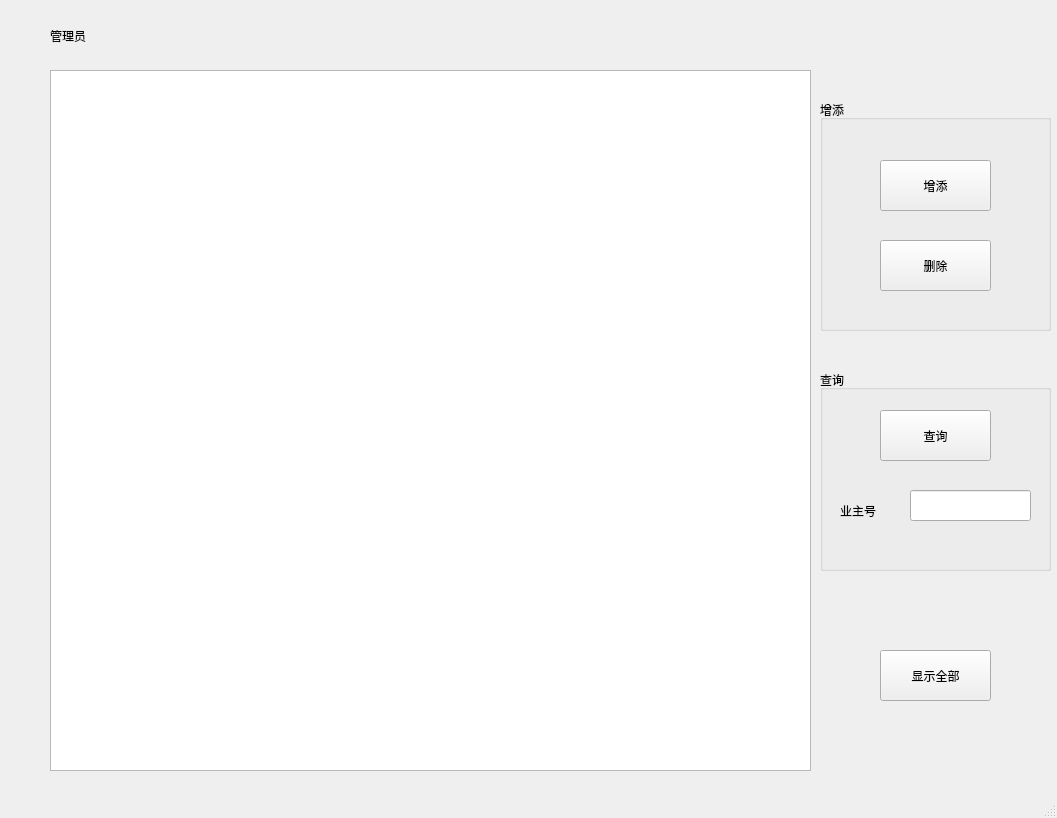
<?xml version="1.0" encoding="UTF-8"?>
<ui version="4.0">
 <class>MainWindow</class>
 <widget class="QMainWindow" name="MainWindow">
  <property name="geometry">
   <rect>
    <x>0</x>
    <y>0</y>
    <width>1057</width>
    <height>818</height>
   </rect>
  </property>
  <property name="sizePolicy">
   <sizepolicy hsizetype="Preferred" vsizetype="Preferred">
    <horstretch>2</horstretch>
    <verstretch>3</verstretch>
   </sizepolicy>
  </property>
  <property name="windowTitle">
   <string>物业管理系统-管理员</string>
  </property>
  <widget class="QWidget" name="centralwidget">
   <widget class="QLabel" name="label">
    <property name="geometry">
     <rect>
      <x>50</x>
      <y>20</y>
      <width>71</width>
      <height>31</height>
     </rect>
    </property>
    <property name="styleSheet">
     <string notr="true">font: 14pt &quot;黑体&quot;;</string>
    </property>
    <property name="text">
     <string>管理员</string>
    </property>
   </widget>
   <widget class="QTableView" name="tableView">
    <property name="geometry">
     <rect>
      <x>50</x>
      <y>70</y>
      <width>761</width>
      <height>701</height>
     </rect>
    </property>
   </widget>
   <widget class="QPushButton" name="pushButton_4">
    <property name="geometry">
     <rect>
      <x>880</x>
      <y>650</y>
      <width>111</width>
      <height>51</height>
     </rect>
    </property>
    <property name="styleSheet">
     <string notr="true">font: 11pt &quot;黑体&quot;;</string>
    </property>
    <property name="text">
     <string>显示全部</string>
    </property>
   </widget>
   <widget class="QGroupBox" name="groupBox">
    <property name="geometry">
     <rect>
      <x>820</x>
      <y>100</y>
      <width>231</width>
      <height>231</height>
     </rect>
    </property>
    <property name="title">
     <string>增添</string>
    </property>
    <widget class="QPushButton" name="pushButton">
     <property name="geometry">
      <rect>
       <x>60</x>
       <y>60</y>
       <width>111</width>
       <height>51</height>
      </rect>
     </property>
     <property name="styleSheet">
      <string notr="true">font: 11pt &quot;黑体&quot;;</string>
     </property>
     <property name="text">
      <string>增添</string>
     </property>
    </widget>
    <widget class="QPushButton" name="pushButton_2">
     <property name="geometry">
      <rect>
       <x>60</x>
       <y>140</y>
       <width>111</width>
       <height>51</height>
      </rect>
     </property>
     <property name="styleSheet">
      <string notr="true">font: 11pt &quot;黑体&quot;;</string>
     </property>
     <property name="text">
      <string>删除</string>
     </property>
    </widget>
   </widget>
   <widget class="QGroupBox" name="groupBox_2">
    <property name="geometry">
     <rect>
      <x>820</x>
      <y>370</y>
      <width>231</width>
      <height>201</height>
     </rect>
    </property>
    <property name="title">
     <string>查询</string>
    </property>
    <widget class="QPushButton" name="pushButton_3">
     <property name="geometry">
      <rect>
       <x>60</x>
       <y>40</y>
       <width>111</width>
       <height>51</height>
      </rect>
     </property>
     <property name="styleSheet">
      <string notr="true">font: 11pt &quot;黑体&quot;;</string>
     </property>
     <property name="text">
      <string>查询</string>
     </property>
    </widget>
    <widget class="QLabel" name="label_2">
     <property name="geometry">
      <rect>
       <x>20</x>
       <y>130</y>
       <width>51</width>
       <height>21</height>
      </rect>
     </property>
     <property name="styleSheet">
      <string notr="true">font: 11pt &quot;黑体&quot;;</string>
     </property>
     <property name="text">
      <string>业主号</string>
     </property>
    </widget>
    <widget class="QLineEdit" name="lineEdit">
     <property name="geometry">
      <rect>
       <x>90</x>
       <y>120</y>
       <width>121</width>
       <height>31</height>
      </rect>
     </property>
    </widget>
   </widget>
  </widget>
  <widget class="QStatusBar" name="statusbar"/>
 </widget>
 <resources/>
 <connections/>
</ui>
